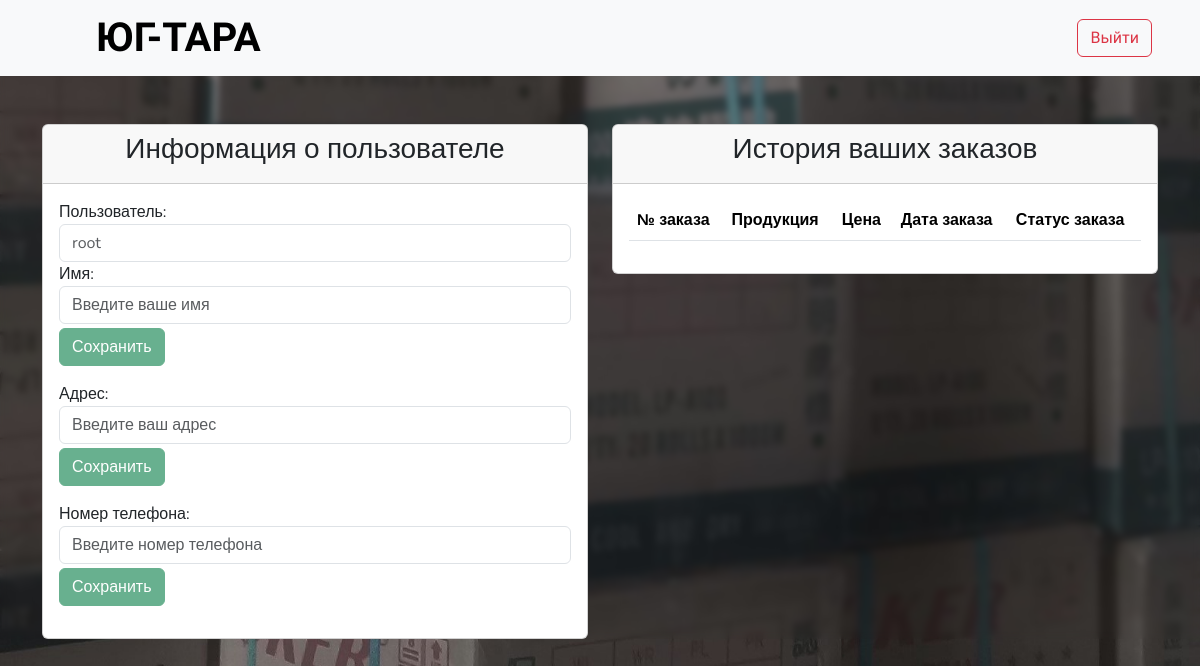
Page /dashboard (signed in) on the earlier database version.
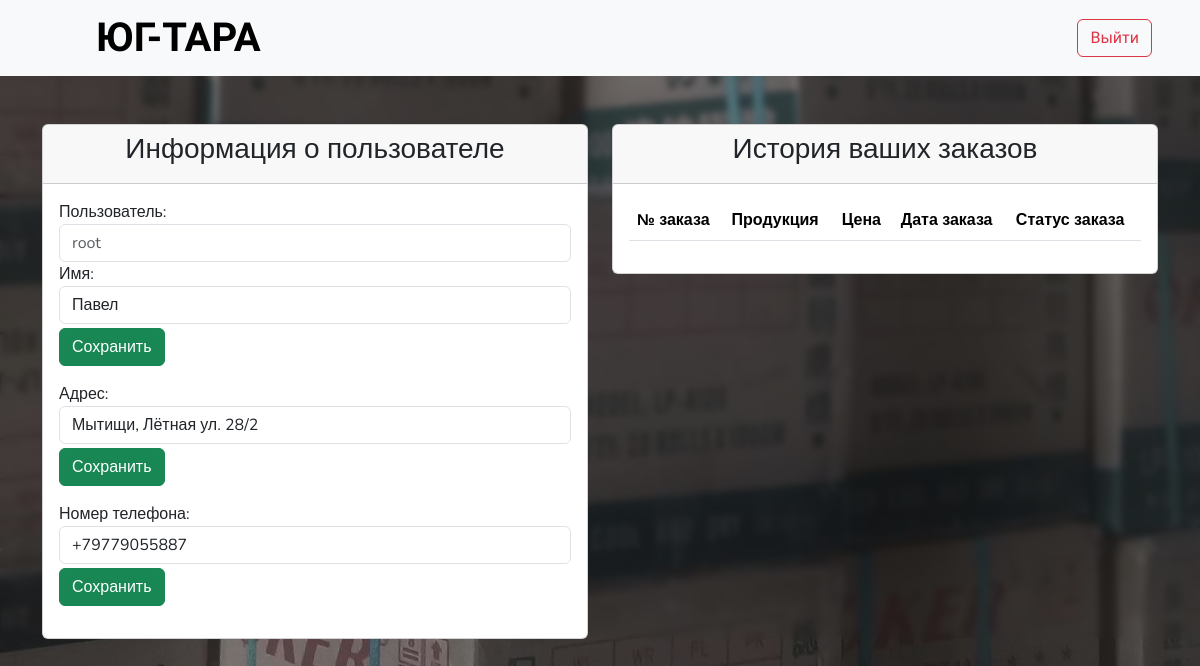
Same page on the later database version.
### main.py (models this page shows, shortened)
class User(db.Model):
    id = db.Column(db.Integer, primary_key=True)
    username = db.Column(db.String(50), unique=True, nullable=False)
    password_hash = db.Column(db.String(100), nullable=False)

class User_Information(db.Model):
    id = db.Column(db.Integer, primary_key=True)
    user_id = db.Column(db.Integer, db.ForeignKey('user.id'), nullable=False)
    name = db.Column(db.String(15))
    phone = db.Column(db.Text(30))
    address = db.Column(db.String(45))

### main.py (the view, shortened to what this page needs)
@app.route('/dashboard', methods=['GET', 'POST'])
@login_required
def dashboard():
    user_info = User_Information.query.filter_by(user_id=current_user.id).first()
    return render_template('user_panel.html', user_info=user_info, title='Личный кабинет')

### main.py (called while the page is built)
@login_manager.user_loader
def load_user(user_id):
    return db.session.get(User, int(user_id))

### templates/user_panel.html (shortened to what this page needs)
{% extends 'base_template.html' %}
{% block imports %}
  {%- block common_imports %}
      <link href="https://cdn.jsdelivr.net/npm/bootstrap@5.3.2/dist/css/bootstrap.min.css" rel="stylesheet">
  {%- endblock %}
  {%- block user_imports %}
      <link href="{{ url_for('static', filename='css/index_stylesheet.css') }}" rel="stylesheet">
  {%- endblock %}
{% endblock %}
{% block content %}
  {% block navigation %}
  <nav class="navbar navbar-light bg-light px-5">
      <a href="{{ url_for('index') }}" class="d-flex align-items-center ms-5 link-body-emphasis text-decoration-none ">
          <p class="montserrat-alternates-extrabold fs-1 m-0 me-5">ЮГ-ТАРА</p>
      </a>
      <form class="form-inline my-2 my-lg-0 montserrat-alternates-extrabold">
          <a href="{{ url_for('logout') }}">
              <button class="btn btn-outline-danger my-2 my-sm-0" type="button">Выйти</button>
          </a>
      </form>
  </nav>
  {% endblock %}
  {% block user_info %}
  <div class="custom-container container mt-5">
      <div class="row">
          <div class="col-md-6 col-12">
              <div class="card">
                  <div class="card-header">
                      <h3 class="text-center">Информация о пользователе</h3>
                  </div>
                  <div class="card-body">
                      <form method="post" action="{{ url_for('dashboard') }}">
                        <div class="form-group">
                            <label for="username">Пользователь:</label>
                            <input type="text" class="form-control" id="username" placeholder="{{ current_user.username }}" readonly>
                        </div>
                        <div class="form-group">
                            <label for="name">Имя:</label>
                            <input type="text" class="form-control" id="name" name="name" placeholder="Введите ваше имя" value="{{ user_info.name if user_info else '' }}" {% if not user_info %} readonly {% endif %}>
                            <button type="submit" class="btn btn-success mt-1 mb-3" {% if not user_info %} disabled {% endif %}>Сохранить</button>
                        </div>
                        <div class="form-group">
                            <label for="address">Адрес:</label>
                            <input type="text" class="form-control" id="address" name="address" placeholder="Введите ваш адрес" value="{{ user_info.address if user_info else '' }}" {% if not user_info %} readonly {% endif %}>
                            <button type="submit" class="btn btn-success mt-1 mb-3" {% if not user_info %} disabled {% endif %}>Сохранить</button>
                        </div>
                        <div class="form-group">
                            <label for="phone">Номер телефона:</label>
                            <input type="tel" class="form-control" id="phone" name="phone" placeholder="Введите номер телефона" value="{{ user_info.phone if user_info else '' }}" {% if not user_info %} readonly {% endif %}>
                            <button type="submit" class="btn btn-success mt-1 mb-3" {% if not user_info %} disabled {% endif %}>Сохранить</button>
                        </div>
                      </form>
                  </div>
              </div>
          </div>
  {% endblock %}
  {% block order_history %}
  <div class="custom-container container col-md-6 col-12 fs-6">
      <div class="card">
          <div class="card-header">
              <h3 class="text-center">История ваших заказов</h3> </div>
          <div class="card-body">
              <table class="table">
                  <thead>
                      <tr>
                          <th>№ заказа</th>
                          <th>Продукция</th>
                          <th>Цена</th>
                          <th>Дата заказа</th>
                          <th>Статус заказа</th>
                      </tr>
                  </thead>
              </table>
          </div>
      </div>
  </div>
  </div>
  </div>
  {% endblock %}
{% endblock %}

### templates/base_template.html (shortened to what this page needs)
<!DOCTYPE html>
<html>
<head>
{% block imports %}{% endblock %}
</head>
<body>
{%- block content -%}{%- endblock -%}
</body>
</html>

### static/css/index_stylesheet.css (style rules this page uses)
body { font-family: 'Nunito', sans-serif; background-image: url("/static/images/container/background.jpg"); background-size: cover; background-repeat: no-repeat; background-position: center center; background-attachment: fixed; backdrop-filter: blur(3px); }
.montserrat-alternates-extrabold { font-family: "Montserrat Alternates", sans-serif; font-weight: 800; font-style: normal; }

Differences in the rows shown:
added User_Information: name "Павел", address "Мытищи, Лётная ул. 28/2", phone "+79779055887"
